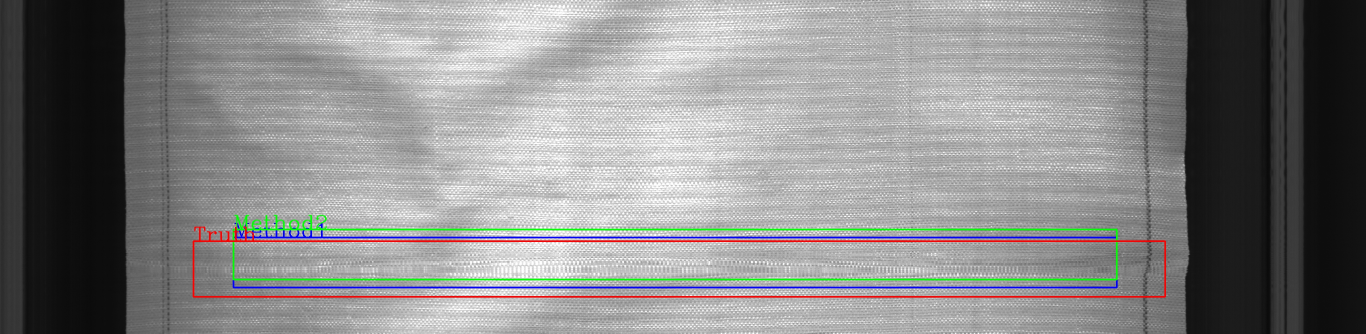
#> input picture test/img_1478_result.jpg, 4096 x 1000 px (shown at 1/3 size); its folder holds only this picture in this run
$ jupyter execute dataset_creater.ipynb   (shell and % lines are left out)
#> lines starting #> are read from the running program, lines starting #| are printed output that depends on the picture
[cell 1]
import numpy as np
import cv2
import matplotlib.pyplot as plt
import os

[cell 2]
def display_img(img):
    fig = plt.figure(figsize=(25,25))
    ax = fig.add_subplot(111)
    ax.imshow(img,cmap='gray')

[cell 3]
# this is a tool to create dataset for local binary patterns classifier
# ---> hover the mouse to adjust the rectangle ROI
# ---> click one to capture the image - it will be saved in the directory specified in the code
# ---> Double click or press "a key" to move to next image
# ---> Press esc to exit
# ---> top left corner will show the task status on clicking and the number of photo being shown

[cell 4]
temp = os.listdir('test/')

drawing = False
ix,iy = -1,-1
n = 1
m = 0

img = cv2.imread(f'test/{temp[m]}', 0)
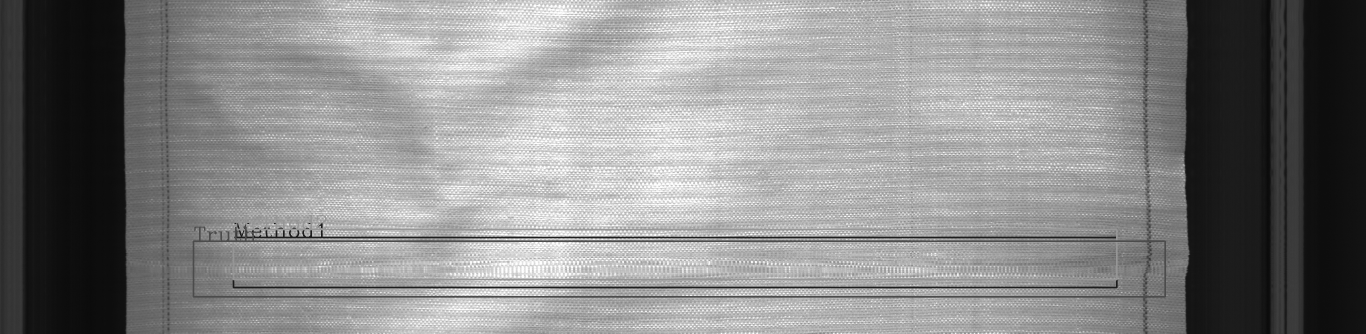
#> img: shape (1000, 4096) (shown at 1/3 size); min 10, max 255, mean 136.5
preview = img.copy()

def draw_rectangle(event, x, y, flags, params):
    global ix, iy, preview, n, m, img

    if event == cv2.EVENT_LBUTTONDOWN:
        cv2.imwrite(f'def/{n}.jpg', preview[y:y+100, x:x+2700])   # This is the path to saving directory
        cv2.putText(preview, f'{m}DONE', (30, 100), cv2.FONT_HERSHEY_PLAIN, 3, (255), 2)
        n += 1

    if event == cv2.EVENT_MOUSEMOVE:
        preview = img.copy()
        cv2.rectangle(preview, (x,y), (x+2700,y+100), (255), 4)

    if event == cv2.EVENT_LBUTTONDBLCLK:
        m += 1
        if m == len(temp):
            cv2.putText(img, 'LAST', (30, 100), cv2.FONT_HERSHEY_PLAIN, 3, (255), 2)

        img = cv2.imread(f'test/{temp[m]}', 0)
        preview = img.copy()
        cv2.putText(preview, 'CHANGED', (30, 100), cv2.FONT_HERSHEY_PLAIN, 3, (255), 2)


cv2.namedWindow('img', cv2.WINDOW_KEEPRATIO)
cv2.resizeWindow('img', 1450,500)
cv2.setMouseCallback('img',draw_rectangle)

#preview = img.copy()

while True:
    cv2.imshow('img', preview)

    if cv2.waitKey(1) & 0xFF == ord('a'):
#> (key Esc is pressed here)
        m += 1
        img = cv2.imread(f'test/{temp[m]}', 0)
    elif cv2.waitKey(1) & 0xFF == 27:
#> (key Esc is pressed here)
        break
cv2.destroyAllWindows()


$ run again, on test/img_1559_result.jpg
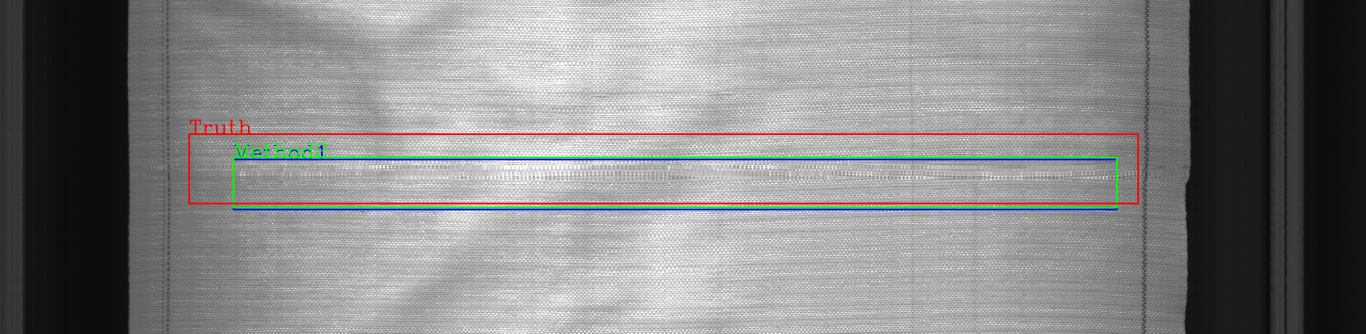
#> input picture test/img_1559_result.jpg, 4096 x 1000 px (shown at 1/3 size)
#> `img = cv2.imread(f'test/{temp[m]}', 0)`:
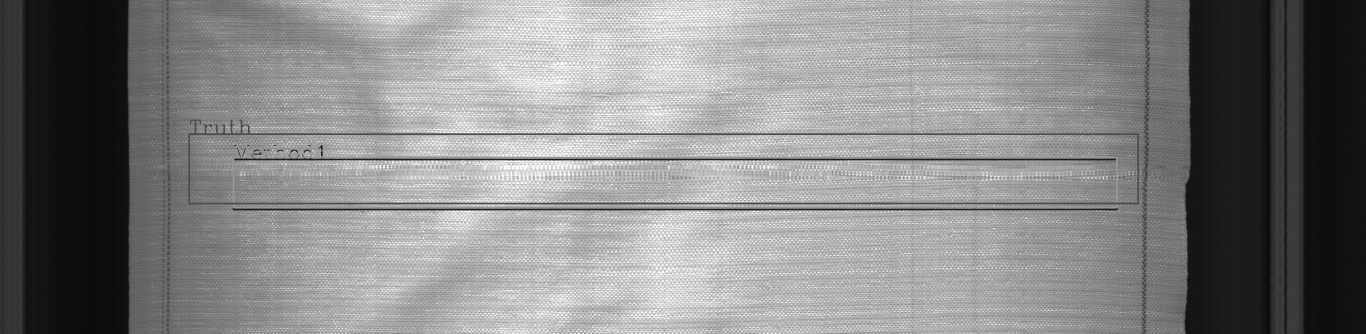
#> img: shape (1000, 4096) (shown at 1/3 size); min 9, max 255, mean 133.8

$ run again, on test/img_1489_result.jpg
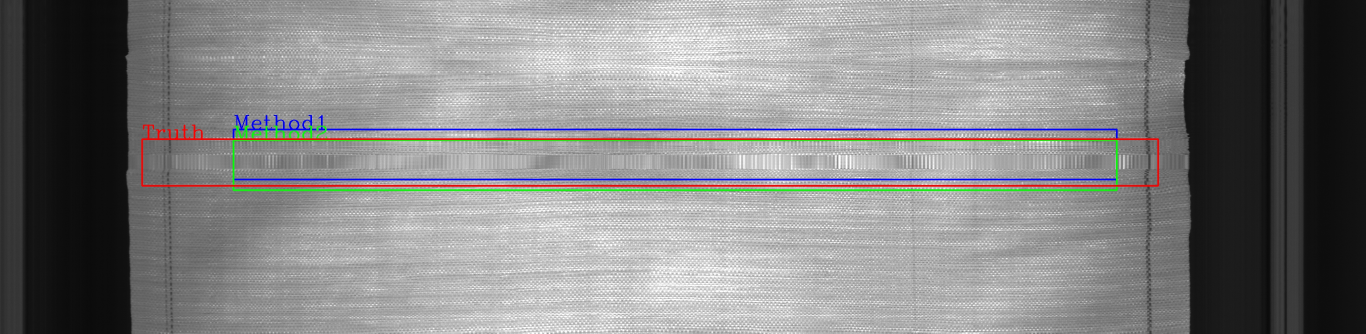
#> input picture test/img_1489_result.jpg, 4096 x 1000 px (shown at 1/3 size)
#> `img = cv2.imread(f'test/{temp[m]}', 0)`:
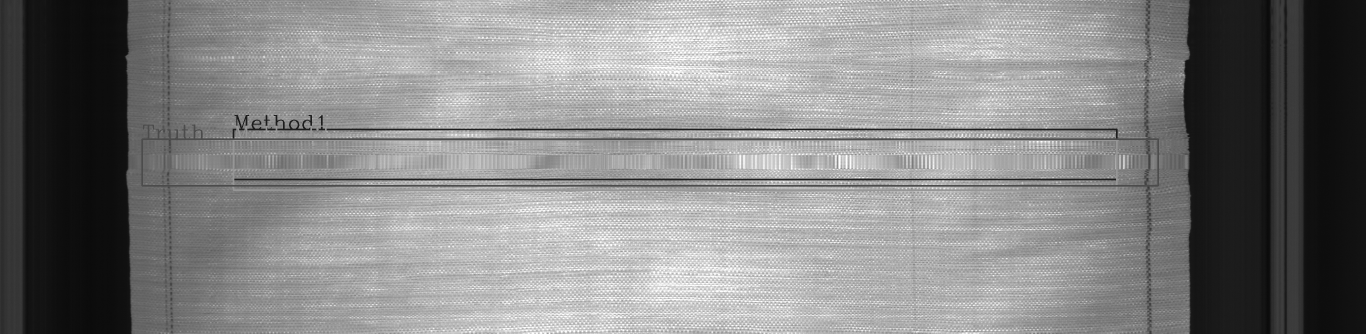
#> img: shape (1000, 4096) (shown at 1/3 size); min 10, max 255, mean 133.2
